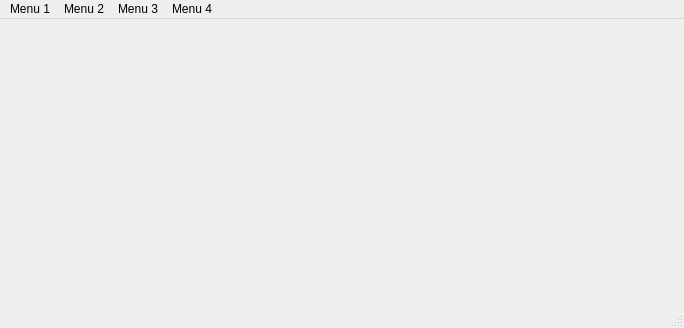
<?xml version="1.0" encoding="UTF-8"?>
<ui version="4.0">
 <class>MainWindow</class>
 <widget class="QMainWindow" name="MainWindow">
  <property name="geometry">
   <rect>
    <x>0</x>
    <y>0</y>
    <width>684</width>
    <height>328</height>
   </rect>
  </property>
  <property name="windowTitle">
   <string>MainWindow</string>
  </property>
  <widget class="QWidget" name="centralwidget"/>
  <widget class="QMenuBar" name="menubar">
   <property name="geometry">
    <rect>
     <x>0</x>
     <y>0</y>
     <width>684</width>
     <height>24</height>
    </rect>
   </property>
   <widget class="QMenu" name="menuMenu_1">
    <property name="title">
     <string>Menu 1</string>
    </property>
    <addaction name="actionSub_Item_1_Menu_1"/>
    <addaction name="actionSub_Item_2_Menu_1"/>
    <addaction name="actionSub_Item_3_Menu_1"/>
   </widget>
   <widget class="QMenu" name="menuMenu_2">
    <property name="title">
     <string>Menu 2</string>
    </property>
    <addaction name="actionSub_Item_1_Menu_2"/>
    <addaction name="actionSub_Item_2_Menu_2"/>
    <addaction name="actionSub_Item_3_Menu_2"/>
   </widget>
   <widget class="QMenu" name="menuMenu_3">
    <property name="title">
     <string>Menu 3</string>
    </property>
    <addaction name="actionSub_Item_1_Menu_3"/>
    <addaction name="actionSub_Item_2_Menu_3"/>
    <addaction name="actionSub_Item_3_Menu_3"/>
   </widget>
   <widget class="QMenu" name="menuMenu_4">
    <property name="title">
     <string>Menu 4</string>
    </property>
    <addaction name="actionSub_Item_1"/>
    <addaction name="separator"/>
    <addaction name="actionSub_Item_2"/>
   </widget>
   <addaction name="menuMenu_1"/>
   <addaction name="menuMenu_2"/>
   <addaction name="menuMenu_3"/>
   <addaction name="menuMenu_4"/>
  </widget>
  <widget class="QStatusBar" name="statusbar"/>
  <action name="actionSub_Item_1_Menu_1">
   <property name="text">
    <string>Sub-Item 1 Menu 1 </string>
   </property>
  </action>
  <action name="actionSub_Item_2_Menu_1">
   <property name="text">
    <string>Sub-Item 2 Menu 1</string>
   </property>
  </action>
  <action name="actionSub_Item_3_Menu_1">
   <property name="text">
    <string>Sub-Item 3 Menu 1</string>
   </property>
  </action>
  <action name="actionSub_Item_1_Menu_2">
   <property name="checkable">
    <bool>true</bool>
   </property>
   <property name="text">
    <string>Sub-Item 1 Menu 2</string>
   </property>
  </action>
  <action name="actionSub_Item_2_Menu_2">
   <property name="checkable">
    <bool>true</bool>
   </property>
   <property name="text">
    <string>Sub-Item 2 Menu 2</string>
   </property>
  </action>
  <action name="actionSub_Item_3_Menu_2">
   <property name="checkable">
    <bool>true</bool>
   </property>
   <property name="text">
    <string>Sub-Item 3 Menu 2</string>
   </property>
  </action>
  <action name="actionSub_Item_1_Menu_3">
   <property name="icon">
    <iconset theme="accessories-dictionary" resource="Icons.qrc">
     <normaloff>:/cool.png</normaloff>:/cool.png</iconset>
   </property>
   <property name="text">
    <string>Sub-Item 1 Menu 3</string>
   </property>
  </action>
  <action name="actionSub_Item_2_Menu_3">
   <property name="icon">
    <iconset theme="QIcon::ThemeIcon::DocumentOpenRecent"/>
   </property>
   <property name="text">
    <string>Sub-Item 2 Menu 3</string>
   </property>
  </action>
  <action name="actionSub_Item_3_Menu_3">
   <property name="icon">
    <iconset>
     <activeon>:/emoji.png</activeon>
    </iconset>
   </property>
   <property name="text">
    <string>Sub-Item 3 Menu 3</string>
   </property>
  </action>
  <action name="actionSub_Item_1">
   <property name="text">
    <string>Sub-Item 1</string>
   </property>
  </action>
  <action name="actionSub_Item_2">
   <property name="text">
    <string>Sub-Item 2</string>
   </property>
  </action>
 </widget>
 <resources>
  <include location="Icons.qrc"/>
 </resources>
 <connections/>
</ui>
